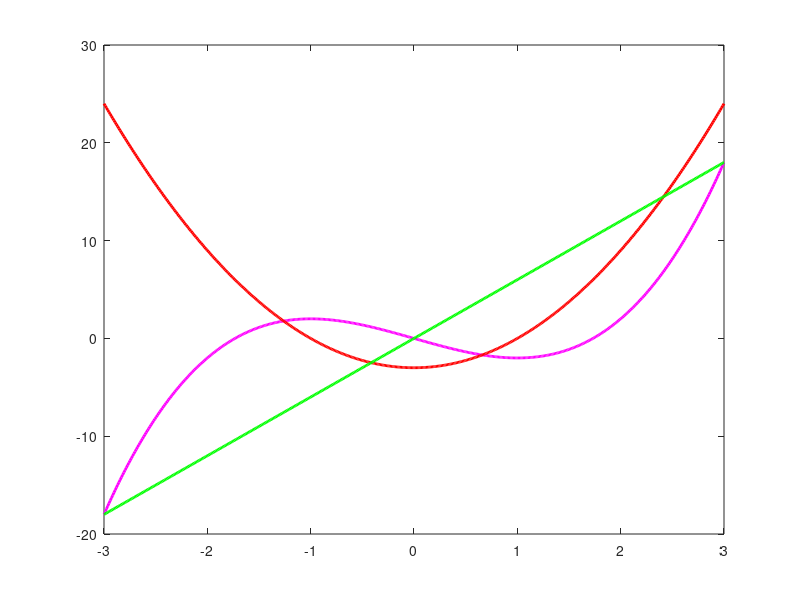

The MATLAB source for this figure: (Note: this script raises an error after producing the figure.)
clc; clear; close all;

f = @(x) x.^3 - 3*x; 
df = @(x) 3*x.^2 - 3;
ddf = @(x) 6*x;

x = linspace(-3,3,500);

h1 = plot(x, f(x),  'm', 'LineWidth', 2);
hold on
h2 = plot(x, df(x), 'r', 'LineWidth', 2);
h3 = plot(x, ddf(x),'g', 'LineWidth', 2);

yline(0,'k','LineWidth',1.5)

% Highlight the x-axis (y = 0)
yline(0, 'w', 'LineWidth', 1.5);

xlabel('x')
ylabel('Value')
title('Function and Its Derivatives')
legend([h1 h2 h3], 'f(x)', 'f''(x)', 'f''''(x)')
grid on

zeros = roots([3 0 -3]);
plot(zeros, f(zeros),'ro', 'MarkerSize', 10)

curvature = ddf(zeros);
